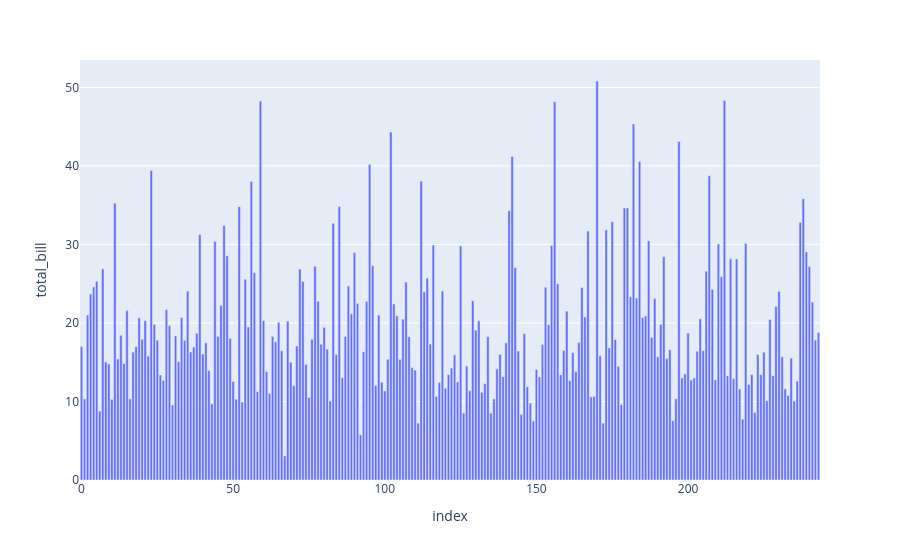

Notebook code for this chart:
### Code cell
import plotly.express as px

fig = px.bar(tips, y='total_bill')
fig.show()

### Figure 1 — Plotly figure (JSON) as saved in the notebook; plotly's stock layout.template omitted (floating-point values rounded to 4 significant figures; data arrays with more than 128 entries replaced by an {"elided": "..."} marker saying what was removed)
{"data": [{"hovertemplate": "index=%{x}<br>total_bill=%{y}<extra></extra>", "legendgroup": "", "marker": {"color": "#636efa", "pattern": {"shape": ""}}, "name": "", "orientation": "v", "showlegend": false, "textposition": "auto", "type": "bar", "x": {"elided": "244 int values"}, "xaxis": "x", "y": {"elided": "244 float values"}, "yaxis": "y"}], "layout": {"barmode": "relative", "legend": {"tracegroupgap": 0}, "margin": {"t": 60}, "xaxis": {"anchor": "y", "domain": [0, 1], "title": {"text": "index"}}, "yaxis": {"anchor": "x", "domain": [0, 1], "title": {"text": "total_bill"}}}}
